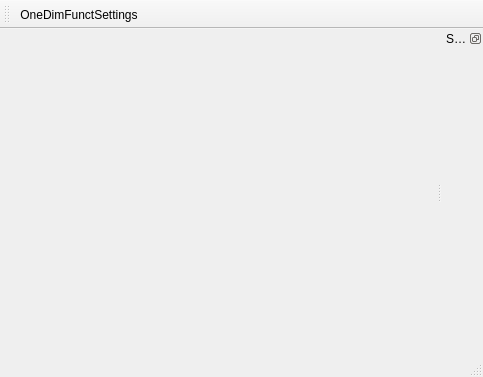
<?xml version="1.0" encoding="UTF-8"?>
<ui version="4.0">
 <class>PowSpecWindow</class>
 <widget class="QMainWindow" name="PowSpecWindow">
  <property name="geometry">
   <rect>
    <x>0</x>
    <y>0</y>
    <width>483</width>
    <height>377</height>
   </rect>
  </property>
  <property name="sizePolicy">
   <sizepolicy hsizetype="Expanding" vsizetype="Expanding">
    <horstretch>0</horstretch>
    <verstretch>0</verstretch>
   </sizepolicy>
  </property>
  <property name="minimumSize">
   <size>
    <width>0</width>
    <height>0</height>
   </size>
  </property>
  <property name="sizeIncrement">
   <size>
    <width>1</width>
    <height>1</height>
   </size>
  </property>
  <property name="windowTitle">
   <string>One Dimensional Functions</string>
  </property>
  <widget class="QWidget" name="centralwidget">
   <layout class="QVBoxLayout" name="verticalLayout">
    <item>
     <widget class="PowSpecPlotWidget" name="widget" native="true"/>
    </item>
   </layout>
  </widget>
  <widget class="QStatusBar" name="statusbar"/>
  <widget class="QToolBar" name="toolBar">
   <property name="windowTitle">
    <string>toolBar</string>
   </property>
   <attribute name="toolBarArea">
    <enum>TopToolBarArea</enum>
   </attribute>
   <attribute name="toolBarBreak">
    <bool>false</bool>
   </attribute>
   <addaction name="actionOneDimFunctSettings"/>
  </widget>
  <widget class="QDockWidget" name="dockSettings">
   <property name="features">
    <set>QDockWidget::DockWidgetFloatable|QDockWidget::DockWidgetMovable</set>
   </property>
   <property name="allowedAreas">
    <set>Qt::AllDockWidgetAreas</set>
   </property>
   <property name="windowTitle">
    <string>Settings</string>
   </property>
   <attribute name="dockWidgetArea">
    <number>2</number>
   </attribute>
   <widget class="QWidget" name="dock_settings_contents"/>
  </widget>
  <action name="actionOneDimFunctSettings">
   <property name="icon">
    <iconset resource="resources/icons.qrc">
     <normaloff>:/myappicons/ColorSync Utility.png</normaloff>:/myappicons/ColorSync Utility.png</iconset>
   </property>
   <property name="text">
    <string>OneDimFunctSettings</string>
   </property>
  </action>
 </widget>
 <customwidgets>
  <customwidget>
   <class>PowSpecPlotWidget</class>
   <extends>QWidget</extends>
   <header location="global">PowSpecPlotWidget.h</header>
   <container>1</container>
  </customwidget>
 </customwidgets>
 <resources>
  <include location="resources/icons.qrc"/>
 </resources>
 <connections/>
</ui>
